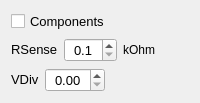
              <widget class="QWidget" name="calibComponentTab">
               <attribute name="title">
                <string>Components</string>
               </attribute>
               <layout class="QGridLayout" name="gridLayout_9">
                <item row="1" column="0">
                 <layout class="QHBoxLayout" name="horizontalLayout_9">
                  <item>
                   <widget class="QLabel" name="label_27">
                    <property name="sizePolicy">
                     <sizepolicy hsizetype="Fixed" vsizetype="Fixed">
                      <horstretch>0</horstretch>
                      <verstretch>0</verstretch>
                     </sizepolicy>
                    </property>
                    <property name="font">
                     <font>
                      <pointsize>10</pointsize>
                     </font>
                    </property>
                    <property name="text">
                     <string>RSense</string>
                    </property>
                   </widget>
                  </item>
                  <item>
                   <widget class="QDoubleSpinBox" name="doubleSpinBox">
                    <property name="sizePolicy">
                     <sizepolicy hsizetype="Fixed" vsizetype="Fixed">
                      <horstretch>0</horstretch>
                      <verstretch>0</verstretch>
                     </sizepolicy>
                    </property>
                    <property name="font">
                     <font>
                      <pointsize>10</pointsize>
                     </font>
                    </property>
                    <property name="alignment">
                     <set>Qt::AlignCenter</set>
                    </property>
                    <property name="decimals">
                     <number>1</number>
                    </property>
                    <property name="minimum">
                     <double>0.100000000000000</double>
                    </property>
                    <property name="maximum">
                     <double>99.000000000000000</double>
                    </property>
                   </widget>
                  </item>
                  <item>
                   <widget class="QLabel" name="label_29">
                    <property name="font">
                     <font>
                      <pointsize>9</pointsize>
                     </font>
                    </property>
                    <property name="text">
                     <string>kOhm</string>
                    </property>
                   </widget>
                  </item>
                 </layout>
                </item>
                <item row="2" column="0">
                 <layout class="QHBoxLayout" name="horizontalLayout_17">
                  <item>
                   <widget class="QLabel" name="label_28">
                    <property name="sizePolicy">
                     <sizepolicy hsizetype="Fixed" vsizetype="Fixed">
                      <horstretch>0</horstretch>
                      <verstretch>0</verstretch>
                     </sizepolicy>
                    </property>
                    <property name="font">
                     <font>
                      <pointsize>10</pointsize>
                     </font>
                    </property>
                    <property name="text">
                     <string>VDiv</string>
                    </property>
                   </widget>
                  </item>
                  <item>
                   <widget class="QDoubleSpinBox" name="doubleSpinBox_2">
                    <property name="sizePolicy">
                     <sizepolicy hsizetype="Fixed" vsizetype="Fixed">
                      <horstretch>0</horstretch>
                      <verstretch>0</verstretch>
                     </sizepolicy>
                    </property>
                    <property name="font">
                     <font>
                      <pointsize>10</pointsize>
                     </font>
                    </property>
                    <property name="alignment">
                     <set>Qt::AlignCenter</set>
                    </property>
                   </widget>
                  </item>
                  <item>
                   <spacer name="horizontalSpacer_5">
                    <property name="orientation">
                     <enum>Qt::Horizontal</enum>
                    </property>
                    <property name="sizeHint" stdset="0">
                     <size>
                      <width>40</width>
                      <height>20</height>
                     </size>
                    </property>
                   </spacer>
                  </item>
                 </layout>
                </item>
                <item row="0" column="0">
                 <widget class="QCheckBox" name="eepromComponentCalibCheckBox">
                  <property name="font">
                   <font>
                    <pointsize>10</pointsize>
                   </font>
                  </property>
                  <property name="text">
                   <string>Components</string>
                  </property>
                 </widget>
                </item>
               </layout>
              </widget>
